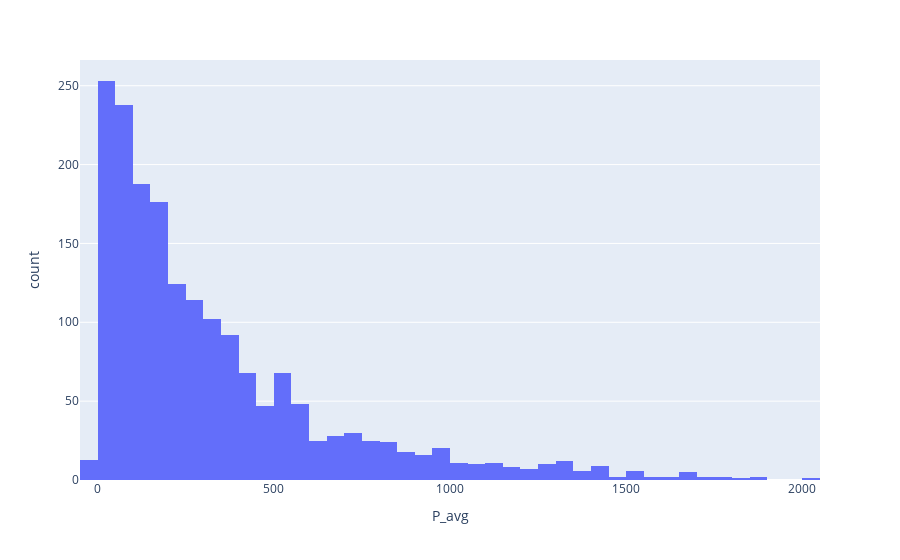

Here is the notebook cell this chart was saved with:
### Code cell
def hist_plot(data):   
    fig = px.histogram(data, x="P_avg")
    return fig
hist_plot(data).show()

### Figure 1 — Plotly figure (JSON) as saved in the notebook; plotly's stock layout.template omitted (floating-point values rounded to 4 significant figures; data arrays with more than 128 entries replaced by an {"elided": "..."} marker saying what was removed)
{"data": [{"bingroup": "x", "hovertemplate": "P_avg=%{x}<br>count=%{y}<extra></extra>", "legendgroup": "", "marker": {"color": "#636efa", "pattern": {"shape": ""}}, "name": "", "orientation": "v", "showlegend": false, "type": "histogram", "x": {"elided": "1826 float values"}, "xaxis": "x", "yaxis": "y"}], "layout": {"barmode": "relative", "legend": {"tracegroupgap": 0}, "margin": {"t": 60}, "xaxis": {"anchor": "y", "domain": [0, 1], "title": {"text": "P_avg"}}, "yaxis": {"anchor": "x", "domain": [0, 1], "title": {"text": "count"}}}}
